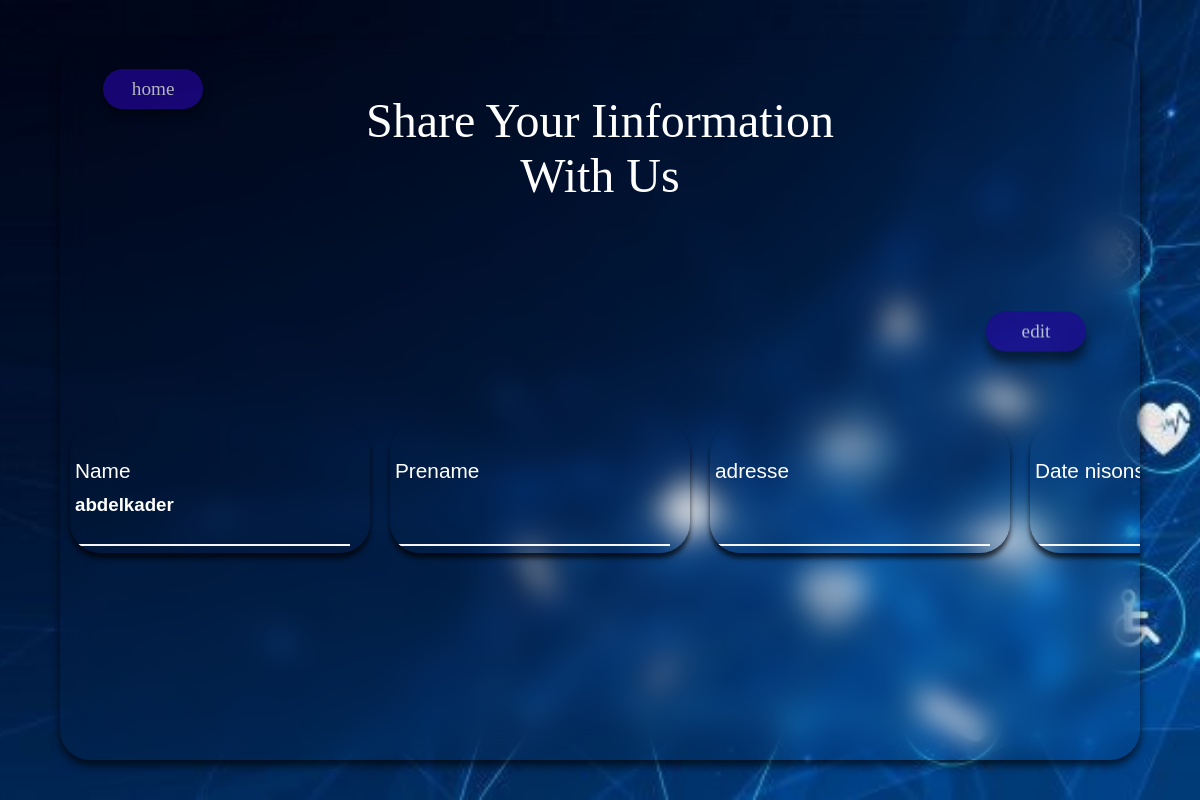
The app's page /profil (signed in), older data.
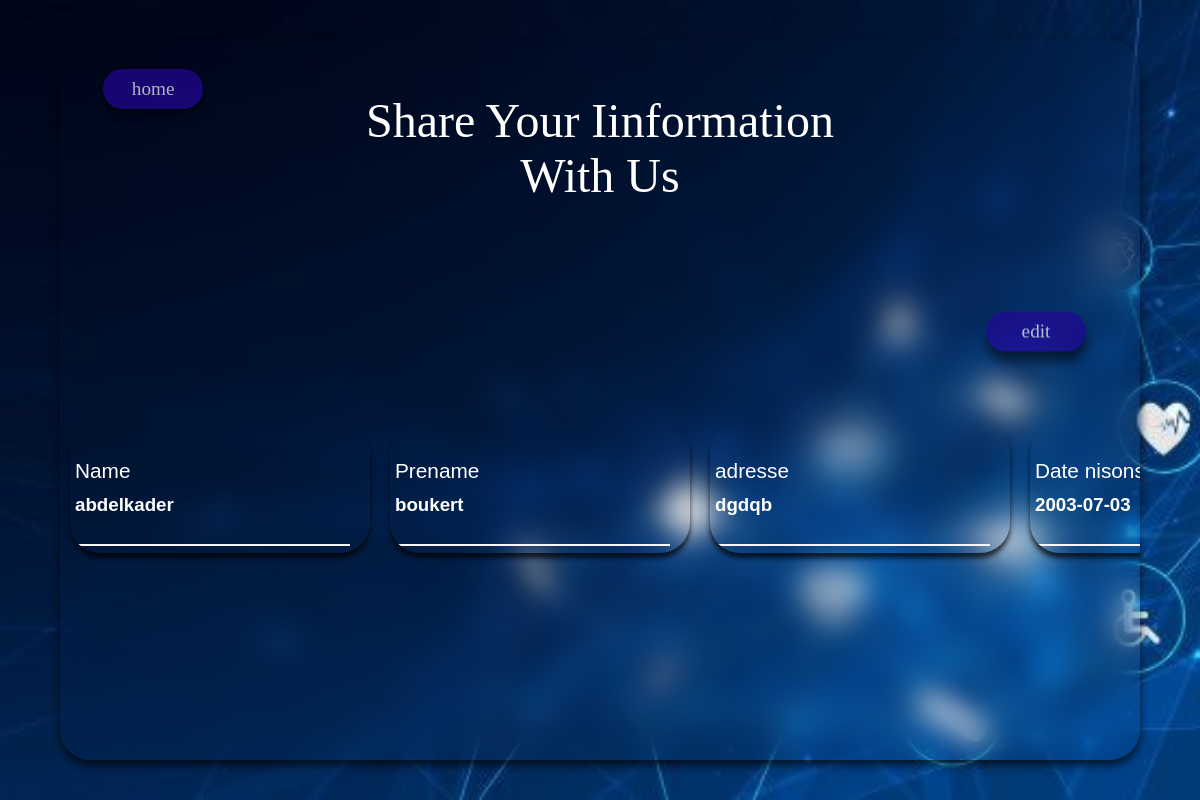
The same page, newer data.
### app.py (models this page shows, shortened)
class User(db.Model, UserMixin):
    id = db.Column(db.Integer, primary_key=True)
    name = db.Column(db.String(30), unique=False, nullable=False)
    email = db.Column(db.String(50), unique=True, nullable=False)
    password_hash = db.Column(db.String(200), nullable=False)
    infod = db.relationship('infod', backref='infod')
    info = db.relationship('info', backref='info')
    bro = db.Column(db.String(1), nullable=False, default=1)
    spi = db.Column(db.String(12), nullable=False, default='userr')
    wil = db.Column(db.String(2), nullable=False, default='userr')
    @property
    def password(self):
        raise AttributeError('password is not a readable')

class info(db.Model):
    id = db.Column(db.Integer, primary_key=True)
    id_user = db.Column(db.Integer, db.ForeignKey('user.id'), nullable=False)
    prename = db.Column(db.String(30), nullable=False, default='userr')
    datn = db.Column(db.String(30), nullable=False, default='userr')
    adresse = db.Column(db.String(30), nullable=False, default='userr')
    Ntph = db.Column(db.String(12), nullable=False, default='userr')
    text = db.Column(db.Text, default='')

### app.py (the view)
@app.route('/profil', methods = ['GET','POST'])
@login_required
def profil():
    if(current_user.bro=="1"):
      inf = info.query.filter(info.id_user==current_user.id).first()
    else:
      inf = infod.query.filter(infod.id_user==current_user.id).first()
    return render_template('profil.html', inf=inf, current_user=current_user)

### app.py (called while the page is built)
@login_manager.user_loader
def load_user(user_id):
    return User.query.get(int(user_id))

### templates/profil.html (shortened to what this page needs)
<!DOCTYPE html>
<html lang="en">
<head>
  <link href="{{ url_for('static', filename='css/style_profil.css')}}" rel="stylesheet" />
</head>
<body>
  <section style="background-image: url('{{ url_for('static', filename='photos/ph6.jpg')}}');" id="contt">
    <div class="cont">
      <p id="titre">Share Your Iinformation With Us</p>
      {% if current_user.bro=="0" %}
      <a href="{{ url_for('home_doctor' )}}"><button class="log_out">
          home
        </button></a>
      {% endif %}
      {% if current_user.bro=="1" %}
      <a href="{{ url_for('home' )}}"><button class="log_out">
          home
        </button></a>
      {% endif %}
      <div id="info">
        <div class="form1">
          <div class="inputbox"><label for="">Name</label>
            <div class="put">
              <h3>{{ current_user.name}}</h3>
            </div>
          </div>
          <div class="inputbox"><label for="">Prename</label>
            <div class="put">
              <h3>{{ inf.prename}}</h3>
            </div>
          </div>
          <div class="inputbox"><label for="">adresse</label>
            <div class="put">
              <h3>{{ inf.adresse}}</h3>
            </div>
          </div>
          <div class="inputbox"><label for="">Date nisons</label>
            <div class="put">
              <h3>{{ inf.datn}}</h3>
            </div>
          </div>
          <a href="{{ url_for('profil_edit', id = current_user.id )}}">
            <button id="sub">
              edit
            </button></a>
        </div>
      </div>
    </div>
  </section>
</body>
</html>

### static/css/style_profil.css (style rules this page uses)
body { font-family: Arial, sans-serif; margin: 0; padding: 0; }
section { position: fixed; display: flex; height: 100vh; width: 100%; margin: 0; padding: 0; justify-content: center; align-items: center; background-size: cover; background-position: center center; background-repeat: no-repeat; }
.cont { display: flex; flex-direction: column; height: 90%; width: 90%; border-radius: 30px; backdrop-filter: blur(15px); box-shadow: 0 5px 10px rgba(0, 0, 0, 0.7); overflow: hidden; }
#titre { color: white; font-family: "Ink Free", Times, serif; position: absolute; left: 50%; transform: translate(-50%, -50%); text-align: center; margin-top: 10%; }
#info { height: 300px; width: 100%; display: flex; flex-direction: row; transform: translateY(75.5%); overflow-x: scroll; }
.form1 { height: 300px; width: 100%; display: flex; flex-direction: row; overflow-x: scroll; }
.inputbox { position: relative; height: 130px; min-width: 300px; backdrop-filter: blur(30px); box-shadow: 0 5px 5px rgba(0, 0, 0, 0.7); margin: 0 10px 0 10px; border-radius: 30px; overflow: hidden; transform: translateY(120%); }
.inputbox label { position: absolute; left: 5px; width: 290px; transform: translateY(150%); color: #fff; font-size: 1.3em; pointer-events: none; transition: 0.5s; }
.inputbox .put { width: 80%; height: 50px; background: transparent; border: none; outline: none; color: white; font-size: 1em; padding: 0 35px 0 5px; transform: translateY(100%); border-bottom: 2px solid #f6f6f8; }
#sub { position: absolute; height: 40px; min-width: 100px; background-color: #210697; font-size: 120%; font-family: "Ink Free", Times, serif; border: none; color: #fff; border-radius: 20px; backdrop-filter: blur(50px); box-shadow:0 10px 10px rgba(0, 0, 0, 0.7); opacity: 0.7; right: 5%; top: 15%; }
.log_out { position: absolute; height: 40px; width: 100px; background-color: #210697; color: #fff; font-family: "Ink Free", Times, serif; font-size: 120%; border-radius: 20px; border: none; box-shadow: 0 5px 10px rgba(0, 0, 0, 0.7); opacity: 0.7; left: 4%; top: 4%; }

Row changes from the older to the newer data that the page shows:
changed User "abdelkader": bro "0" → "1" (drawn)
added info: prename "boukert", adresse "dgdqb", datn "2003-07-03"
